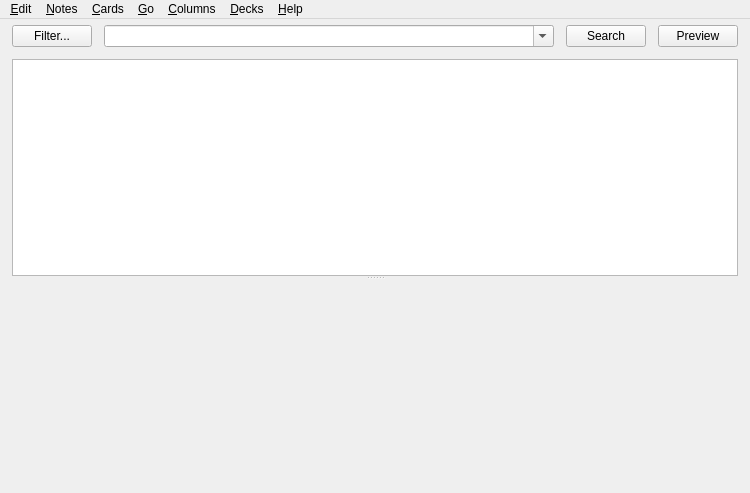
<?xml version="1.0" encoding="UTF-8"?>
<ui version="4.0">
 <class>Dialog</class>
 <widget class="QMainWindow" name="Dialog">
  <property name="geometry">
   <rect>
    <x>0</x>
    <y>0</y>
    <width>750</width>
    <height>493</height>
   </rect>
  </property>
  <property name="minimumSize">
   <size>
    <width>400</width>
    <height>400</height>
   </size>
  </property>
  <property name="windowIcon">
   <iconset resource="icons.qrc">
    <normaloff>:/icons/anki.png</normaloff>:/icons/anki.png</iconset>
  </property>
  <widget class="QWidget" name="centralwidget">
   <layout class="QVBoxLayout" name="verticalLayout_3">
    <property name="spacing">
     <number>12</number>
    </property>
    <property name="leftMargin">
     <number>12</number>
    </property>
    <property name="topMargin">
     <number>6</number>
    </property>
    <property name="rightMargin">
     <number>12</number>
    </property>
    <property name="bottomMargin">
     <number>12</number>
    </property>
    <item>
     <widget class="QSplitter" name="splitter">
      <property name="sizePolicy">
       <sizepolicy hsizetype="Preferred" vsizetype="Expanding">
        <horstretch>4</horstretch>
        <verstretch>0</verstretch>
       </sizepolicy>
      </property>
      <property name="orientation">
       <enum>Qt::Vertical</enum>
      </property>
      <widget class="QWidget" name="widget" native="true">
       <property name="sizePolicy">
        <sizepolicy hsizetype="Expanding" vsizetype="Preferred">
         <horstretch>3</horstretch>
         <verstretch>1</verstretch>
        </sizepolicy>
       </property>
       <layout class="QVBoxLayout" name="verticalLayout_2">
        <property name="spacing">
         <number>0</number>
        </property>
        <property name="leftMargin">
         <number>0</number>
        </property>
        <property name="topMargin">
         <number>0</number>
        </property>
        <property name="rightMargin">
         <number>0</number>
        </property>
        <property name="bottomMargin">
         <number>0</number>
        </property>
        <item>
         <layout class="QGridLayout" name="gridLayout">
          <property name="leftMargin">
           <number>0</number>
          </property>
          <property name="topMargin">
           <number>0</number>
          </property>
          <property name="rightMargin">
           <number>0</number>
          </property>
          <property name="bottomMargin">
           <number>12</number>
          </property>
          <property name="horizontalSpacing">
           <number>12</number>
          </property>
          <property name="verticalSpacing">
           <number>0</number>
          </property>
          <item row="0" column="2">
           <widget class="QPushButton" name="searchButton">
            <property name="text">
             <string>Search</string>
            </property>
           </widget>
          </item>
          <item row="0" column="1">
           <widget class="QComboBox" name="searchEdit">
            <property name="sizePolicy">
             <sizepolicy hsizetype="Expanding" vsizetype="Fixed">
              <horstretch>9</horstretch>
              <verstretch>0</verstretch>
             </sizepolicy>
            </property>
            <property name="editable">
             <bool>true</bool>
            </property>
            <property name="insertPolicy">
             <enum>QComboBox::NoInsert</enum>
            </property>
           </widget>
          </item>
          <item row="0" column="3">
           <widget class="QPushButton" name="previewButton">
            <property name="text">
             <string>Preview</string>
            </property>
            <property name="shortcut">
             <string notr="true">Ctrl+Shift+P</string>
            </property>
            <property name="checkable">
             <bool>true</bool>
            </property>
           </widget>
          </item>
          <item row="0" column="0">
           <widget class="QPushButton" name="filter">
            <property name="text">
             <string>Filter...</string>
            </property>
           </widget>
          </item>
         </layout>
        </item>
        <item>
         <widget class="QTableView" name="tableView">
          <property name="sizePolicy">
           <sizepolicy hsizetype="Expanding" vsizetype="Expanding">
            <horstretch>9</horstretch>
            <verstretch>1</verstretch>
           </sizepolicy>
          </property>
          <property name="minimumSize">
           <size>
            <width>0</width>
            <height>150</height>
           </size>
          </property>
          <property name="contextMenuPolicy">
           <enum>Qt::ActionsContextMenu</enum>
          </property>
          <property name="horizontalScrollBarPolicy">
           <enum>Qt::ScrollBarAsNeeded</enum>
          </property>
          <property name="editTriggers">
           <set>QAbstractItemView::NoEditTriggers</set>
          </property>
          <property name="tabKeyNavigation">
           <bool>false</bool>
          </property>
          <property name="alternatingRowColors">
           <bool>true</bool>
          </property>
          <property name="selectionBehavior">
           <enum>QAbstractItemView::SelectRows</enum>
          </property>
          <attribute name="horizontalHeaderCascadingSectionResizes">
           <bool>false</bool>
          </attribute>
          <attribute name="horizontalHeaderHighlightSections">
           <bool>false</bool>
          </attribute>
          <attribute name="horizontalHeaderMinimumSectionSize">
           <number>20</number>
          </attribute>
          <attribute name="horizontalHeaderShowSortIndicator" stdset="0">
           <bool>true</bool>
          </attribute>
         </widget>
        </item>
       </layout>
      </widget>
      <widget class="QWidget" name="verticalLayoutWidget">
       <layout class="QVBoxLayout" name="verticalLayout" stretch="0">
        <property name="spacing">
         <number>0</number>
        </property>
        <property name="leftMargin">
         <number>0</number>
        </property>
        <property name="topMargin">
         <number>1</number>
        </property>
        <property name="rightMargin">
         <number>0</number>
        </property>
        <property name="bottomMargin">
         <number>0</number>
        </property>
        <item>
         <layout class="QHBoxLayout" name="horizontalLayout2">
          <property name="spacing">
           <number>0</number>
          </property>
          <item>
           <widget class="QWidget" name="fieldsArea" native="true">
            <property name="sizePolicy">
             <sizepolicy hsizetype="Preferred" vsizetype="Expanding">
              <horstretch>0</horstretch>
              <verstretch>1</verstretch>
             </sizepolicy>
            </property>
            <property name="minimumSize">
             <size>
              <width>50</width>
              <height>200</height>
             </size>
            </property>
           </widget>
          </item>
         </layout>
        </item>
       </layout>
      </widget>
     </widget>
    </item>
   </layout>
  </widget>
  <widget class="QMenuBar" name="menubar">
   <property name="geometry">
    <rect>
     <x>0</x>
     <y>0</y>
     <width>750</width>
     <height>22</height>
    </rect>
   </property>
   <widget class="QMenu" name="menuEdit">
    <property name="title">
     <string>&amp;Edit</string>
    </property>
    <addaction name="actionUndo"/>
    <addaction name="separator"/>
    <addaction name="actionSelectAll"/>
    <addaction name="actionSelectNotes"/>
    <addaction name="actionInvertSelection"/>
    <addaction name="separator"/>
    <addaction name="separator"/>
    <addaction name="actionClose"/>
   </widget>
   <widget class="QMenu" name="menuJump">
    <property name="title">
     <string>&amp;Go</string>
    </property>
    <addaction name="actionFind"/>
    <addaction name="actionTags"/>
    <addaction name="actionSidebar"/>
    <addaction name="actionNote"/>
    <addaction name="actionCardList"/>
    <addaction name="separator"/>
    <addaction name="actionFirstCard"/>
    <addaction name="actionPreviousCard"/>
    <addaction name="actionNextCard"/>
    <addaction name="actionLastCard"/>
   </widget>
   <widget class="QMenu" name="menu_Help">
    <property name="title">
     <string>&amp;Help</string>
    </property>
    <addaction name="actionGuide"/>
   </widget>
   <widget class="QMenu" name="menu_Cards">
    <property name="title">
     <string>&amp;Cards</string>
    </property>
    <widget class="QMenu" name="menuFlag">
     <property name="title">
      <string>Flag</string>
     </property>
     <addaction name="actionRed_Flag"/>
     <addaction name="actionOrange_Flag"/>
     <addaction name="actionGreen_Flag"/>
     <addaction name="actionBlue_Flag"/>
    </widget>
    <addaction name="actionChange_Deck"/>
    <addaction name="separator"/>
    <addaction name="actionReschedule"/>
    <addaction name="actionReposition"/>
    <addaction name="separator"/>
    <addaction name="actionToggle_Suspend"/>
    <addaction name="separator"/>
    <addaction name="menuFlag"/>
    <addaction name="separator"/>
    <addaction name="action_Info"/>
    <addaction name="action_Export"/>
   </widget>
   <widget class="QMenu" name="menu_Notes">
    <property name="title">
     <string>&amp;Notes</string>
    </property>
    <addaction name="actionAdd"/>
    <addaction name="separator"/>
    <addaction name="actionAdd_Tags"/>
    <addaction name="actionRemove_Tags"/>
    <addaction name="actionClear_Unused_Tags"/>
    <addaction name="actionToggle_Mark"/>
    <addaction name="separator"/>
    <addaction name="actionChangeModel"/>
    <addaction name="separator"/>
    <addaction name="actionFindDuplicates"/>
    <addaction name="actionFindReplace"/>
    <addaction name="separator"/>
    <addaction name="actionManage_Note_Types"/>
    <addaction name="separator"/>
    <addaction name="actionDelete"/>
    <addaction name="separator"/>
   </widget>
   <widget class="QMenu" name="menuColumns">
    <property name="title">
     <string>&amp;Columns</string>
    </property>
    <addaction name="actionRefresh"/>
    <addaction name="actionShowNotesCards"/>
    <addaction name="actionShow_Hours_and_Minutes"/>
   </widget>
   <widget class="QMenu" name="menu_Decks">
    <property name="title">
     <string>&amp;Decks</string>
    </property>
   </widget>
   <addaction name="menuEdit"/>
   <addaction name="menu_Notes"/>
   <addaction name="menu_Cards"/>
   <addaction name="menuJump"/>
   <addaction name="menuColumns"/>
   <addaction name="menu_Decks"/>
   <addaction name="menu_Help"/>
  </widget>
  <action name="actionReschedule">
   <property name="text">
    <string>&amp;Reschedule...</string>
   </property>
   <property name="shortcut">
    <string notr="true">Ctrl+Alt+R</string>
   </property>
  </action>
  <action name="actionSelectAll">
   <property name="text">
    <string>Select &amp;All</string>
   </property>
   <property name="shortcut">
    <string notr="true">Ctrl+Alt+A</string>
   </property>
  </action>
  <action name="actionUndo">
   <property name="text">
    <string>&amp;Undo</string>
   </property>
   <property name="shortcut">
    <string notr="true">Ctrl+Alt+Z</string>
   </property>
  </action>
  <action name="actionInvertSelection">
   <property name="text">
    <string>&amp;Invert Selection</string>
   </property>
   <property name="shortcut">
    <string notr="true">Ctrl+Alt+S</string>
   </property>
  </action>
  <action name="actionFind">
   <property name="text">
    <string>&amp;Find</string>
   </property>
   <property name="shortcut">
    <string notr="true">Ctrl+F</string>
   </property>
  </action>
  <action name="actionNote">
   <property name="text">
    <string>N&amp;ote</string>
   </property>
   <property name="shortcut">
    <string notr="true">Ctrl+Shift+N</string>
   </property>
  </action>
  <action name="actionNextCard">
   <property name="text">
    <string>&amp;Next Card</string>
   </property>
   <property name="shortcut">
    <string notr="true">Ctrl+N</string>
   </property>
  </action>
  <action name="actionPreviousCard">
   <property name="text">
    <string>&amp;Previous Card</string>
   </property>
   <property name="shortcut">
    <string notr="true">Ctrl+P</string>
   </property>
  </action>
  <action name="actionGuide">
   <property name="text">
    <string>&amp;Guide</string>
   </property>
   <property name="shortcut">
    <string notr="true">F1</string>
   </property>
  </action>
  <action name="actionChangeModel">
   <property name="text">
    <string>Change Note Type...</string>
   </property>
   <property name="shortcut">
    <string notr="true">Ctrl+Shift+M</string>
   </property>
  </action>
  <action name="actionSelectNotes">
   <property name="text">
    <string>Select &amp;Notes</string>
   </property>
  </action>
  <action name="actionFindReplace">
   <property name="text">
    <string>Find and Re&amp;place...</string>
   </property>
   <property name="shortcut">
    <string notr="true">Ctrl+Alt+F</string>
   </property>
  </action>
  <action name="actionCram">
   <property name="text">
    <string>&amp;Cram...</string>
   </property>
  </action>
  <action name="actionTags">
   <property name="text">
    <string>Fil&amp;ter</string>
   </property>
   <property name="shortcut">
    <string notr="true">Ctrl+Shift+F</string>
   </property>
  </action>
  <action name="actionCardList">
   <property name="text">
    <string>Card List</string>
   </property>
   <property name="shortcut">
    <string notr="true">Ctrl+Shift+L</string>
   </property>
  </action>
  <action name="actionFindDuplicates">
   <property name="text">
    <string>Find &amp;Duplicates...</string>
   </property>
  </action>
  <action name="actionReposition">
   <property name="text">
    <string>Reposition...</string>
   </property>
   <property name="shortcut">
    <string notr="true">Ctrl+Shift+S</string>
   </property>
  </action>
  <action name="actionFirstCard">
   <property name="text">
    <string>First Card</string>
   </property>
   <property name="shortcut">
    <string>Home</string>
   </property>
  </action>
  <action name="actionLastCard">
   <property name="text">
    <string>Last Card</string>
   </property>
   <property name="shortcut">
    <string>End</string>
   </property>
  </action>
  <action name="actionClose">
   <property name="text">
    <string>Close</string>
   </property>
   <property name="shortcut">
    <string notr="true">Ctrl+W</string>
   </property>
  </action>
  <action name="action_Info">
   <property name="text">
    <string>&amp;Info...</string>
   </property>
   <property name="shortcut">
    <string notr="true">Ctrl+Shift+I</string>
   </property>
  </action>
  <action name="actionAdd_Tags">
   <property name="text">
    <string>Add Tags...</string>
   </property>
   <property name="shortcut">
    <string notr="true">Ctrl+Shift+A</string>
   </property>
  </action>
  <action name="actionRemove_Tags">
   <property name="text">
    <string>Remove Tags...</string>
   </property>
   <property name="shortcut">
    <string notr="true">Ctrl+Shift+D</string>
   </property>
  </action>
  <action name="actionToggle_Suspend">
   <property name="text">
    <string>Toggle Suspend</string>
   </property>
   <property name="shortcut">
    <string notr="true">Ctrl+J</string>
   </property>
  </action>
  <action name="actionDelete">
   <property name="text">
    <string>Delete</string>
   </property>
   <property name="shortcut">
    <string notr="true">Ctrl+Del</string>
   </property>
  </action>
  <action name="actionAdd">
   <property name="text">
    <string>Add Notes...</string>
   </property>
   <property name="shortcut">
    <string notr="true">Ctrl+E</string>
   </property>
  </action>
  <action name="actionChange_Deck">
   <property name="text">
    <string>Change Deck...</string>
   </property>
   <property name="shortcut">
    <string notr="true">Ctrl+D</string>
   </property>
  </action>
  <action name="actionRed_Flag">
   <property name="checkable">
    <bool>true</bool>
   </property>
   <property name="text">
    <string>Red Flag</string>
   </property>
   <property name="shortcut">
    <string notr="true">Ctrl+1</string>
   </property>
  </action>
  <action name="actionOrange_Flag">
   <property name="checkable">
    <bool>true</bool>
   </property>
   <property name="text">
    <string>Orange Flag</string>
   </property>
   <property name="shortcut">
    <string notr="true">Ctrl+2</string>
   </property>
  </action>
  <action name="actionGreen_Flag">
   <property name="checkable">
    <bool>true</bool>
   </property>
   <property name="text">
    <string>Green Flag</string>
   </property>
   <property name="shortcut">
    <string notr="true">Ctrl+3</string>
   </property>
  </action>
  <action name="actionBlue_Flag">
   <property name="checkable">
    <bool>true</bool>
   </property>
   <property name="text">
    <string>Blue Flag</string>
   </property>
   <property name="shortcut">
    <string notr="true">Ctrl+4</string>
   </property>
  </action>
  <action name="actionSidebar">
   <property name="text">
    <string>Sidebar</string>
   </property>
   <property name="shortcut">
    <string notr="true">Ctrl+Shift+R</string>
   </property>
  </action>
  <action name="actionClear_Unused_Tags">
   <property name="text">
    <string>Clear Unused Tags</string>
   </property>
  </action>
  <action name="actionManage_Note_Types">
   <property name="text">
    <string>Manage Note Types...</string>
   </property>
  </action>
  <action name="actionToggle_Mark">
   <property name="text">
    <string>Toggle Mark</string>
   </property>
   <property name="shortcut">
    <string notr="true">Ctrl+K</string>
   </property>
  </action>
  <action name="action_Export">
   <property name="text">
    <string>&amp;Export Cards</string>
   </property>
   <property name="shortcut">
    <string>Ctrl+Shift+E</string>
   </property>
  </action>
  <action name="actionRefresh">
   <property name="text">
    <string>Refresh</string>
   </property>
   <property name="shortcut">
    <string>Ctrl+F5</string>
   </property>
  </action>
  <action name="actionShowNotesCards">
   <property name="text">
    <string>Toggle Notes/Cards Mode</string>
   </property>
   <property name="shortcut">
    <string>Ctrl+Alt+N</string>
   </property>
  </action>
  <action name="actionShow_Hours_and_Minutes">
   <property name="checkable">
    <bool>true</bool>
   </property>
   <property name="text">
    <string>Show &amp;Hours and Minutes</string>
   </property>
  </action>
 </widget>
 <resources>
  <include location="icons.qrc"/>
 </resources>
 <connections>
  <connection>
   <sender>actionSelectAll</sender>
   <signal>triggered()</signal>
   <receiver>tableView</receiver>
   <slot>selectAll()</slot>
   <hints>
    <hint type="sourcelabel">
     <x>-1</x>
     <y>-1</y>
    </hint>
    <hint type="destinationlabel">
     <x>299</x>
     <y>279</y>
    </hint>
   </hints>
  </connection>
  <connection>
   <sender>actionClose</sender>
   <signal>triggered()</signal>
   <receiver>Dialog</receiver>
   <slot>close()</slot>
   <hints>
    <hint type="sourcelabel">
     <x>-1</x>
     <y>-1</y>
    </hint>
    <hint type="destinationlabel">
     <x>374</x>
     <y>199</y>
    </hint>
   </hints>
  </connection>
 </connections>
</ui>
